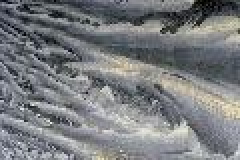
#> input picture Clustering/2Classes/350009.jpg, 120 x 80 px (shown 2 times larger); its folder holds only this picture in this run
$ jupyter execute --allow-errors IM_clustering.ipynb   (older library calls are emulated)
#> lines starting #> are read from the running program, lines starting #| are printed output that depends on the picture
[cell 1]
import numpy as np
import cv2
import matplotlib.image as mpimg
import matplotlib.pyplot as plt
import glob

image_list = []
image_name = []
path = '2Classes/*.jpg'
for filename in glob.glob(path): #assuming gif
    im=mpimg.imread(filename)
#> im is the input picture: shape (80, 120, 3); mean R, G, B 121.8, 124.3, 127.1
    image_name.append(filename[9:])
    image_list.append(im)

#> (the rest of this cell did not finish here and is left out)

[cell 2]
def colorFeature(im):
    R = im[:,:,0]
    G = im[:,:,1]
    B = im[:,:,2]
    rs = cv2.cvtColor(im, cv2.COLOR_BGR2YCrCb)
    return [np.mean(R), np.std(R), np.mean(G), np.std(G), np.mean(B), np.std(B), np.mean(rs), np.std(rs)]
#> (the rest of this cell did not finish here and is left out)

[cell 3]
def hsvHistFeature(im):
    img = cv2.cvtColor(im, cv2.COLOR_RGB2HLS)
    h = cv2.calcHist([img],[0],None,[8],[0, 8]) / np.max(img[:,:,0])
    s = cv2.calcHist([img],[1],None,[2],[0, 2]) / np.max(img[:,:,1])
    v = cv2.calcHist([img],[2],None,[2],[0, 2]) / np.max(img[:,:,2])
    return np.concatenate((h, s, v), axis=None)

#> (the rest of this cell did not finish here and is left out)

[cell 4]
from skimage import feature

def textureFeature(im):
    gray = cv2.cvtColor(im, cv2.COLOR_BGR2GRAY)
    glcm = feature.greycomatrix(gray, [1], [0, np.pi/4, np.pi/2, 3*np.pi/4], symmetric=True, normed=True)
    stats = feature.greycoprops(glcm, prop='contrast')
    return stats

#> (the rest of this cell did not finish here and is left out)

[cell 5]
def createFeatures(db):
    features = []
    for im in db:
        im_c = colorFeature(im)
        hsvHf = hsvHistFeature(im)
#         tx = textureFeature(im)
        features.append(np.concatenate((im_c, hsvHf), axis=None))
#> this loop made 1 pass
#> (im_c, hsvHf) on pass 1: ([121.8, 44.32, 124.3, 42.74, 127.1, 40.5, 126.9, 24.54], [0.709, 0, 0, 0, 0, 0, 0.0698, 0, 0.0168, 0.021, 0.478, 0])
#> pass 1, in colorFeature, `R = im[:,:,0]`:
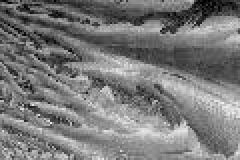
#> R: shape (80, 120) (shown 2 times larger); min 0, max 239, mean 121.8
#> pass 1, in colorFeature, `B = im[:,:,2]`:
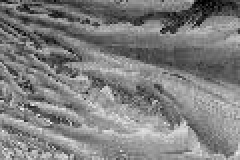
#> B: shape (80, 120) (shown 2 times larger); min 0, max 244, mean 127.1
#> after the loop, features = 1 item
    return features

features = createFeatures(image_list)
#> features = 1 item
print(np.shape(features))
#| (1, 20)

[cell 6]
from sklearn.cluster import KMeans

#> (the rest of this cell did not finish here and is left out)

[cell 7]
from sklearn.cluster import MeanShift, estimate_bandwidth

bandwidth = estimate_bandwidth(features, quantile=0.2, n_samples=200)
#> bandwidth = 0
clustering = MeanShift(bin_seeding=True, min_bin_freq=2).fit(features)
labels = clustering.labels_
#> labels = [0]
print(labels)
#| [0]

[cell 8]
import csv

with open('Clusturing_AYOUBBERDEDDOUCH.csv', 'w') as csvfile:
    filewriter = csv.writer(csvfile, delimiter=',', quotechar='|', quoting=csv.QUOTE_MINIMAL)
    filewriter.writerow(['image_id', 'classe'])
    for i, j in zip(image_name, labels):
        filewriter.writerow([i, j+1])
#> this loop made 1 pass
#> (i, j) on pass 1: ('350009.jpg', 0)
print('file succ saved')
